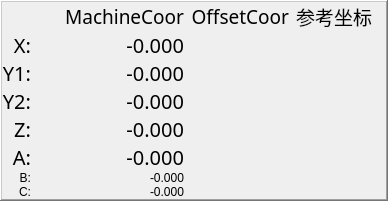
                        <widget class="QFrame" name="frame">
                         <property name="frameShape">
                          <enum>QFrame::WinPanel</enum>
                         </property>
                         <property name="frameShadow">
                          <enum>QFrame::Raised</enum>
                         </property>
                         <layout class="QGridLayout" name="cordgridLayout" columnstretch="1,1,3,3,3,1">
                          <property name="sizeConstraint">
                           <enum>QLayout::SetDefaultConstraint</enum>
                          </property>
                          <property name="leftMargin">
                           <number>0</number>
                          </property>
                          <property name="topMargin">
                           <number>0</number>
                          </property>
                          <property name="rightMargin">
                           <number>0</number>
                          </property>
                          <property name="bottomMargin">
                           <number>0</number>
                          </property>
                          <property name="horizontalSpacing">
                           <number>7</number>
                          </property>
                          <property name="verticalSpacing">
                           <number>0</number>
                          </property>
                          <item row="0" column="0">
                           <widget class="QLabel" name="label_2">
                            <property name="text">
                             <string/>
                            </property>
                           </widget>
                          </item>
                          <item row="1" column="0">
                           <widget class="QLabel" name="label_x">
                            <property name="maximumSize">
                             <size>
                              <width>60</width>
                              <height>16777215</height>
                             </size>
                            </property>
                            <property name="font">
                             <font>
                              <family>Sans Serif</family>
                              <pointsize>15</pointsize>
                              <weight>50</weight>
                              <italic>false</italic>
                              <bold>false</bold>
                             </font>
                            </property>
                            <property name="styleSheet">
                             <string notr="true">font: 15pt &quot;Sans Serif&quot;;</string>
                            </property>
                            <property name="text">
                             <string>X:</string>
                            </property>
                            <property name="alignment">
                             <set>Qt::AlignRight|Qt::AlignTrailing|Qt::AlignVCenter</set>
                            </property>
                           </widget>
                          </item>
                          <item row="5" column="0">
                           <widget class="QLabel" name="label_a">
                            <property name="maximumSize">
                             <size>
                              <width>60</width>
                              <height>16777215</height>
                             </size>
                            </property>
                            <property name="font">
                             <font>
                              <family>Sans Serif</family>
                              <pointsize>15</pointsize>
                              <weight>50</weight>
                              <italic>false</italic>
                              <bold>false</bold>
                             </font>
                            </property>
                            <property name="styleSheet">
                             <string notr="true">font: 15pt &quot;Sans Serif&quot;;</string>
                            </property>
                            <property name="text">
                             <string>A:</string>
                            </property>
                            <property name="alignment">
                             <set>Qt::AlignRight|Qt::AlignTrailing|Qt::AlignVCenter</set>
                            </property>
                           </widget>
                          </item>
                          <item row="0" column="3">
                           <widget class="QLabel" name="label_7">
                            <property name="font">
                             <font>
                              <family>Sans Serif</family>
                              <pointsize>14</pointsize>
                              <weight>50</weight>
                              <italic>false</italic>
                              <bold>false</bold>
                             </font>
                            </property>
                            <property name="styleSheet">
                             <string notr="true">font: 14pt &quot;Sans Serif&quot;;</string>
                            </property>
                            <property name="text">
                             <string>OffsetCoor</string>
                            </property>
                            <property name="alignment">
                             <set>Qt::AlignRight|Qt::AlignTrailing|Qt::AlignVCenter</set>
                            </property>
                           </widget>
                          </item>
                          <item row="7" column="2">
                           <widget class="QLabel" name="show_abs_c">
                            <property name="styleSheet">
                             <string notr="true">font: 15pt &quot;Sans Serif&quot;;</string>
                            </property>
                            <property name="text">
                             <string>-0.000</string>
                            </property>
                            <property name="alignment">
                             <set>Qt::AlignRight|Qt::AlignTrailing|Qt::AlignVCenter</set>
                            </property>
                           </widget>
                          </item>
                          <item row="1" column="2">
                           <widget class="QLabel" name="show_abs_x">
                            <property name="font">
                             <font>
                              <family>Sans Serif</family>
                              <pointsize>15</pointsize>
                              <weight>50</weight>
                              <italic>false</italic>
                              <bold>false</bold>
                             </font>
                            </property>
                            <property name="styleSheet">
                             <string notr="true">font: 15pt &quot;Sans Serif&quot;;</string>
                            </property>
                            <property name="text">
                             <string>-0.000</string>
                            </property>
                            <property name="alignment">
                             <set>Qt::AlignRight|Qt::AlignTrailing|Qt::AlignVCenter</set>
                            </property>
                           </widget>
                          </item>
                          <item row="5" column="2">
                           <widget class="QLabel" name="show_abs_a">
                            <property name="font">
                             <font>
                              <family>Sans Serif</family>
                              <pointsize>15</pointsize>
                              <weight>50</weight>
                              <italic>false</italic>
                              <bold>false</bold>
                             </font>
                            </property>
                            <property name="styleSheet">
                             <string notr="true">font: 15pt &quot;Sans Serif&quot;;</string>
                            </property>
                            <property name="text">
                             <string>-0.000</string>
                            </property>
                            <property name="alignment">
                             <set>Qt::AlignRight|Qt::AlignTrailing|Qt::AlignVCenter</set>
                            </property>
                           </widget>
                          </item>
                          <item row="2" column="1">
                           <widget class="QLabel" name="show_homey_pic">
                            <property name="minimumSize">
                             <size>
                              <width>12</width>
                              <height>12</height>
                             </size>
                            </property>
                            <property name="maximumSize">
                             <size>
                              <width>24</width>
                              <height>24</height>
                             </size>
                            </property>
                            <property name="layoutDirection">
                             <enum>Qt::LeftToRight</enum>
                            </property>
                            <property name="styleSheet">
                             <string notr="true">color: rgb(255, 255, 255);
border-image: url(:/new/prefix1/images/home.png);</string>
                            </property>
                            <property name="text">
                             <string/>
                            </property>
                            <property name="alignment">
                             <set>Qt::AlignRight|Qt::AlignTrailing|Qt::AlignVCenter</set>
                            </property>
                           </widget>
                          </item>
                          <item row="6" column="0">
                           <widget class="QLabel" name="label_b">
                            <property name="maximumSize">
                             <size>
                              <width>60</width>
                              <height>16777215</height>
                             </size>
                            </property>
                            <property name="styleSheet">
                             <string notr="true">font: 15pt &quot;Sans Serif&quot;;</string>
                            </property>
                            <property name="text">
                             <string>B:</string>
                            </property>
                            <property name="alignment">
                             <set>Qt::AlignRight|Qt::AlignTrailing|Qt::AlignVCenter</set>
                            </property>
                           </widget>
                          </item>
                          <item row="1" column="1">
                           <widget class="QLabel" name="show_homex_pic">
                            <property name="minimumSize">
                             <size>
                              <width>12</width>
                              <height>12</height>
                             </size>
                            </property>
                            <property name="maximumSize">
                             <size>
                              <width>24</width>
                              <height>24</height>
                             </size>
                            </property>
                            <property name="layoutDirection">
                             <enum>Qt::LeftToRight</enum>
                            </property>
                            <property name="styleSheet">
                             <string notr="true">color: rgb(255, 255, 255);
border-image: url(:/new/prefix1/images/home.png);</string>
                            </property>
                            <property name="text">
                             <string/>
                            </property>
                            <property name="alignment">
                             <set>Qt::AlignLeading|Qt::AlignLeft|Qt::AlignVCenter</set>
                            </property>
                           </widget>
                          </item>
                          <item row="0" column="1">
                           <widget class="QLabel" name="label_10">
                            <property name="minimumSize">
                             <size>
                              <width>20</width>
                              <height>0</height>
                             </size>
                            </property>
                            <property name="text">
                             <string/>
                            </property>
                           </widget>
                          </item>
                          <item row="7" column="0">
                           <widget class="QLabel" name="label_c">
                            <property name="maximumSize">
                             <size>
                              <width>60</width>
                              <height>16777215</height>
                             </size>
                            </property>
                            <property name="styleSheet">
                             <string notr="true">font: 15pt &quot;Sans Serif&quot;;</string>
                            </property>
                            <property name="text">
                             <string>C:</string>
                            </property>
                            <property name="alignment">
                             <set>Qt::AlignRight|Qt::AlignTrailing|Qt::AlignVCenter</set>
                            </property>
                           </widget>
                          </item>
                          <item row="4" column="1">
                           <widget class="QLabel" name="show_homez1_pic">
                            <property name="minimumSize">
                             <size>
                              <width>12</width>
                              <height>12</height>
                             </size>
                            </property>
                            <property name="maximumSize">
                             <size>
                              <width>24</width>
                              <height>24</height>
                             </size>
                            </property>
                            <property name="layoutDirection">
                             <enum>Qt::LeftToRight</enum>
                            </property>
                            <property name="styleSheet">
                             <string notr="true">color: rgb(255, 255, 255);
border-image: url(:/new/prefix1/images/home.png);</string>
                            </property>
                            <property name="text">
                             <string/>
                            </property>
                            <property name="alignment">
                             <set>Qt::AlignLeading|Qt::AlignLeft|Qt::AlignVCenter</set>
                            </property>
                           </widget>
                          </item>
                          <item row="2" column="2">
                           <widget class="QLabel" name="show_abs_y">
                            <property name="font">
                             <font>
                              <family>Sans Serif</family>
                              <pointsize>15</pointsize>
                              <weight>50</weight>
                              <italic>false</italic>
                              <bold>false</bold>
                             </font>
                            </property>
                            <property name="styleSheet">
                             <string notr="true">font: 15pt &quot;Sans Serif&quot;;</string>
                            </property>
                            <property name="text">
                             <string>-0.000</string>
                            </property>
                            <property name="alignment">
                             <set>Qt::AlignRight|Qt::AlignTrailing|Qt::AlignVCenter</set>
                            </property>
                           </widget>
                          </item>
                          <item row="2" column="0">
                           <widget class="QLabel" name="label_y">
                            <property name="maximumSize">
                             <size>
                              <width>60</width>
                              <height>16777215</height>
                             </size>
                            </property>
                            <property name="font">
                             <font>
                              <family>Sans Serif</family>
                              <pointsize>15</pointsize>
                              <weight>50</weight>
                              <italic>false</italic>
                              <bold>false</bold>
                             </font>
                            </property>
                            <property name="styleSheet">
                             <string notr="true">font: 15pt &quot;Sans Serif&quot;;</string>
                            </property>
                            <property name="text">
                             <string>Y1:</string>
                            </property>
                            <property name="alignment">
                             <set>Qt::AlignRight|Qt::AlignTrailing|Qt::AlignVCenter</set>
                            </property>
                           </widget>
                          </item>
                          <item row="0" column="2">
                           <widget class="QLabel" name="label_6">
                            <property name="font">
                             <font>
                              <family>Sans Serif</family>
                              <pointsize>14</pointsize>
                              <weight>50</weight>
                              <italic>false</italic>
                              <bold>false</bold>
                             </font>
                            </property>
                            <property name="styleSheet">
                             <string notr="true">font: 14pt &quot;Sans Serif&quot;;</string>
                            </property>
                            <property name="text">
                             <string>MachineCoor</string>
                            </property>
                            <property name="scaledContents">
                             <bool>false</bool>
                            </property>
                            <property name="alignment">
                             <set>Qt::AlignRight|Qt::AlignTrailing|Qt::AlignVCenter</set>
                            </property>
                           </widget>
                          </item>
                          <item row="4" column="0">
                           <widget class="QLabel" name="label_z1">
                            <property name="maximumSize">
                             <size>
                              <width>60</width>
                              <height>16777215</height>
                             </size>
                            </property>
                            <property name="font">
                             <font>
                              <family>Sans Serif</family>
                              <pointsize>15</pointsize>
                              <weight>50</weight>
                              <italic>false</italic>
                              <bold>false</bold>
                             </font>
                            </property>
                            <property name="styleSheet">
                             <string notr="true">font: 15pt &quot;Sans Serif&quot;;</string>
                            </property>
                            <property name="text">
                             <string>Z:</string>
                            </property>
                            <property name="alignment">
                             <set>Qt::AlignRight|Qt::AlignTrailing|Qt::AlignVCenter</set>
                            </property>
                           </widget>
                          </item>
                          <item row="6" column="1">
                           <widget class="QLabel" name="show_homeb_pic">
                            <property name="minimumSize">
                             <size>
                              <width>12</width>
                              <height>12</height>
                             </size>
                            </property>
                            <property name="maximumSize">
                             <size>
                              <width>24</width>
                              <height>24</height>
                             </size>
                            </property>
                            <property name="layoutDirection">
                             <enum>Qt::LeftToRight</enum>
                            </property>
                            <property name="styleSheet">
                             <string notr="true">color: rgb(255, 255, 255);
border-image: url(:/new/prefix1/images/home.png);</string>
                            </property>
                            <property name="text">
                             <string/>
                            </property>
                            <property name="alignment">
                             <set>Qt::AlignLeading|Qt::AlignLeft|Qt::AlignVCenter</set>
                            </property>
                           </widget>
                          </item>
                          <item row="4" column="2">
                           <widget class="QLabel" name="show_abs_z1">
                            <property name="font">
                             <font>
                              <family>Sans Serif</family>
                              <pointsize>15</pointsize>
                              <weight>50</weight>
                              <italic>false</italic>
                              <bold>false</bold>
                             </font>
                            </property>
                            <property name="styleSheet">
                             <string notr="true">font: 15pt &quot;Sans Serif&quot;;</string>
                            </property>
                            <property name="text">
                             <string>-0.000</string>
                            </property>
                            <property name="alignment">
                             <set>Qt::AlignRight|Qt::AlignTrailing|Qt::AlignVCenter</set>
                            </property>
                           </widget>
                          </item>
                          <item row="7" column="1">
                           <widget class="QLabel" name="show_homec_pic">
                            <property name="minimumSize">
                             <size>
                              <width>12</width>
                              <height>12</height>
                             </size>
                            </property>
                            <property name="maximumSize">
                             <size>
                              <width>24</width>
                              <height>24</height>
                             </size>
                            </property>
                            <property name="layoutDirection">
                             <enum>Qt::LeftToRight</enum>
                            </property>
                            <property name="styleSheet">
                             <string notr="true">color: rgb(255, 255, 255);
border-image: url(:/new/prefix1/images/home.png);</string>
                            </property>
                            <property name="text">
                             <string/>
                            </property>
                            <property name="alignment">
                             <set>Qt::AlignLeading|Qt::AlignLeft|Qt::AlignVCenter</set>
                            </property>
                           </widget>
                          </item>
                          <item row="6" column="2">
                           <widget class="QLabel" name="show_abs_b">
                            <property name="styleSheet">
                             <string notr="true">font: 15pt &quot;Sans Serif&quot;;</string>
                            </property>
                            <property name="text">
                             <string>-0.000</string>
                            </property>
                            <property name="alignment">
                             <set>Qt::AlignRight|Qt::AlignTrailing|Qt::AlignVCenter</set>
                            </property>
                           </widget>
                          </item>
                          <item row="5" column="1">
                           <widget class="QLabel" name="show_homea_pic">
                            <property name="minimumSize">
                             <size>
                              <width>12</width>
                              <height>12</height>
                             </size>
                            </property>
                            <property name="maximumSize">
                             <size>
                              <width>24</width>
                              <height>24</height>
                             </size>
                            </property>
                            <property name="layoutDirection">
                             <enum>Qt::LeftToRight</enum>
                            </property>
                            <property name="styleSheet">
                             <string notr="true">color: rgb(255, 255, 255);
border-image: url(:/new/prefix1/images/home.png);</string>
                            </property>
                            <property name="text">
                             <string/>
                            </property>
                            <property name="alignment">
                             <set>Qt::AlignLeading|Qt::AlignLeft|Qt::AlignVCenter</set>
                            </property>
                           </widget>
                          </item>
                          <item row="0" column="4">
                           <widget class="QLabel" name="label_39">
                            <property name="font">
                             <font>
                              <pointsize>14</pointsize>
                             </font>
                            </property>
                            <property name="text">
                             <string>参考坐标</string>
                            </property>
                            <property name="alignment">
                             <set>Qt::AlignRight|Qt::AlignTrailing|Qt::AlignVCenter</set>
                            </property>
                           </widget>
                          </item>
                          <item row="0" column="5">
                           <widget class="QLabel" name="label_8">
                            <property name="text">
                             <string/>
                            </property>
                           </widget>
                          </item>
                          <item row="3" column="0">
                           <widget class="QLabel" name="label_y_2">
                            <property name="maximumSize">
                             <size>
                              <width>60</width>
                              <height>16777215</height>
                             </size>
                            </property>
                            <property name="font">
                             <font>
                              <family>Sans Serif</family>
                              <pointsize>15</pointsize>
                              <weight>50</weight>
                              <italic>false</italic>
                              <bold>false</bold>
                             </font>
                            </property>
                            <property name="styleSheet">
                             <string notr="true">font: 15pt &quot;Sans Serif&quot;;</string>
                            </property>
                            <property name="text">
                             <string>Y2:</string>
                            </property>
                            <property name="alignment">
                             <set>Qt::AlignRight|Qt::AlignTrailing|Qt::AlignVCenter</set>
                            </property>
                           </widget>
                          </item>
                          <item row="3" column="1">
                           <widget class="QLabel" name="show_homey_pic_2">
                            <property name="minimumSize">
                             <size>
                              <width>12</width>
                              <height>12</height>
                             </size>
                            </property>
                            <property name="maximumSize">
                             <size>
                              <width>24</width>
                              <height>24</height>
                             </size>
                            </property>
                            <property name="layoutDirection">
                             <enum>Qt::LeftToRight</enum>
                            </property>
                            <property name="styleSheet">
                             <string notr="true">color: rgb(255, 255, 255);
border-image: url(:/new/prefix1/images/home.png);</string>
                            </property>
                            <property name="text">
                             <string/>
                            </property>
                            <property name="alignment">
                             <set>Qt::AlignRight|Qt::AlignTrailing|Qt::AlignVCenter</set>
                            </property>
                           </widget>
                          </item>
                          <item row="3" column="2">
                           <widget class="QLabel" name="show_abs_y_2">
                            <property name="font">
                             <font>
                              <family>Sans Serif</family>
                              <pointsize>15</pointsize>
                              <weight>50</weight>
                              <italic>false</italic>
                              <bold>false</bold>
                             </font>
                            </property>
                            <property name="styleSheet">
                             <string notr="true">font: 15pt &quot;Sans Serif&quot;;</string>
                            </property>
                            <property name="text">
                             <string>-0.000</string>
                            </property>
                            <property name="alignment">
                             <set>Qt::AlignRight|Qt::AlignTrailing|Qt::AlignVCenter</set>
                            </property>
                           </widget>
                          </item>
                         </layout>
                        </widget>
